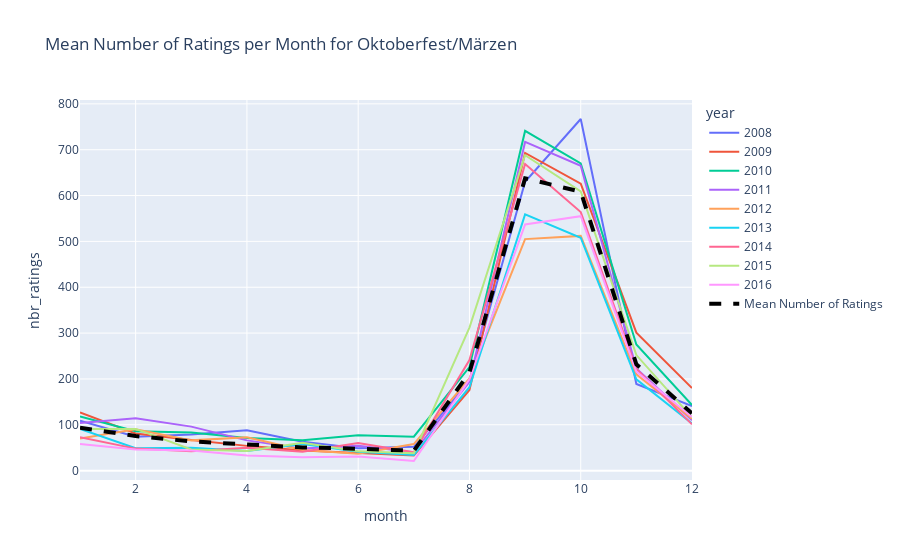

The code cell stored with this chart in its notebook:
### Markdown cell above
Let's now observe one of the beers' style variation of number of ratings during months.

### Code cell
sample_style = 'Oktoberfest/Märzen'

ratings_users_oktoberfest = ratings_users_top_styles_df[ratings_users_top_styles_df['style'] == sample_style]

# group by year_month and count the number of ratings per year_month
year_month_ratings_count_oktober = ratings_users_oktoberfest.groupby('year_month')['year_month'].count()

year_month_ratings_count_oktober = pd.DataFrame({'year_month': year_month_ratings_count_oktober.index, 'nbr_ratings': year_month_ratings_count_oktober.values})

year_month_ratings_count_oktober['year'] = year_month_ratings_count_oktober['year_month'].dt.year
year_month_ratings_count_oktober['month'] = year_month_ratings_count_oktober['year_month'].dt.month

# keep only rows where the year is greater than 2011 and less than 2017 
year_month_ratings_count_filtered = year_month_ratings_count_oktober[(year_month_ratings_count_oktober.year >= 2008) & (year_month_ratings_count_oktober.year < 2017)]

# compute the mean number of ratings per month
mean_ratings_per_month = year_month_ratings_count_filtered.groupby('month')['nbr_ratings'].mean().reset_index(name='mean_nbr_ratings')

# plot with plotly the mean number of ratings per month
fig = px.line(year_month_ratings_count_filtered, x='month', y='nbr_ratings', color='year', title='Mean Number of Ratings per Month for {}'.format(sample_style))
fig.add_trace(go.Scatter(x=year_month_ratings_count_filtered.month, y=mean_ratings_per_month.mean_nbr_ratings, mode='lines', name='Mean Number of Ratings', line=dict(color='black', dash='dash', width=4)))

fig.show()

### Figure 1 — Plotly figure (JSON) as saved in the notebook; plotly's stock layout.template omitted (floating-point values rounded to 4 significant figures)
{"data": [{"hovertemplate": "year=2008<br>month=%{x}<br>nbr_ratings=%{y}<extra></extra>", "legendgroup": "2008", "line": {"color": "#636efa", "dash": "solid"}, "marker": {"symbol": "circle"}, "mode": "lines", "name": "2008", "orientation": "v", "showlegend": true, "type": "scatter", "x": [1, 2, 3, 4, 5, 6, 7, 8, 9, 10, 11, 12], "xaxis": "x", "y": [109, 74, 79, 88, 63, 49, 52, 195, 630, 767, 189, 141], "yaxis": "y"}, {"hovertemplate": "year=2009<br>month=%{x}<br>nbr_ratings=%{y}<extra></extra>", "legendgroup": "2009", "line": {"color": "#EF553B", "dash": "solid"}, "marker": {"symbol": "circle"}, "mode": "lines", "name": "2009", "orientation": "v", "showlegend": true, "type": "scatter", "x": [1, 2, 3, 4, 5, 6, 7, 8, 9, 10, 11, 12], "xaxis": "x", "y": [127, 81, 67, 54, 44, 39, 33, 176, 693, 626, 301, 180], "yaxis": "y"}, {"hovertemplate": "year=2010<br>month=%{x}<br>nbr_ratings=%{y}<extra></extra>", "legendgroup": "2010", "line": {"color": "#00cc96", "dash": "solid"}, "marker": {"symbol": "circle"}, "mode": "lines", "name": "2010", "orientation": "v", "showlegend": true, "type": "scatter", "x": [1, 2, 3, 4, 5, 6, 7, 8, 9, 10, 11, 12], "xaxis": "x", "y": [118, 86, 83, 71, 66, 77, 74, 226, 741, 670, 275, 143], "yaxis": "y"}, {"hovertemplate": "year=2011<br>month=%{x}<br>nbr_ratings=%{y}<extra></extra>", "legendgroup": "2011", "line": {"color": "#ab63fa", "dash": "solid"}, "marker": {"symbol": "circle"}, "mode": "lines", "name": "2011", "orientation": "v", "showlegend": true, "type": "scatter", "x": [1, 2, 3, 4, 5, 6, 7, 8, 9, 10, 11, 12], "xaxis": "x", "y": [104, 114, 96, 66, 48, 54, 40, 194, 717, 665, 223, 110], "yaxis": "y"}, {"hovertemplate": "year=2012<br>month=%{x}<br>nbr_ratings=%{y}<extra></extra>", "legendgroup": "2012", "line": {"color": "#FFA15A", "dash": "solid"}, "marker": {"symbol": "circle"}, "mode": "lines", "name": "2012", "orientation": "v", "showlegend": true, "type": "scatter", "x": [1, 2, 3, 4, 5, 6, 7, 8, 9, 10, 11, 12], "xaxis": "x", "y": [70, 90, 66, 73, 45, 37, 58, 201, 505, 512, 210, 113], "yaxis": "y"}, {"hovertemplate": "year=2013<br>month=%{x}<br>nbr_ratings=%{y}<extra></extra>", "legendgroup": "2013", "line": {"color": "#19d3f3", "dash": "solid"}, "marker": {"symbol": "circle"}, "mode": "lines", "name": "2013", "orientation": "v", "showlegend": true, "type": "scatter", "x": [1, 2, 3, 4, 5, 6, 7, 8, 9, 10, 11, 12], "xaxis": "x", "y": [91, 49, 50, 43, 58, 41, 34, 182, 559, 508, 199, 103], "yaxis": "y"}, {"hovertemplate": "year=2014<br>month=%{x}<br>nbr_ratings=%{y}<extra></extra>", "legendgroup": "2014", "line": {"color": "#FF6692", "dash": "solid"}, "marker": {"symbol": "circle"}, "mode": "lines", "name": "2014", "orientation": "v", "showlegend": true, "type": "scatter", "x": [1, 2, 3, 4, 5, 6, 7, 8, 9, 10, 11, 12], "xaxis": "x", "y": [73, 48, 42, 50, 41, 60, 40, 241, 669, 564, 222, 101], "yaxis": "y"}, {"hovertemplate": "year=2015<br>month=%{x}<br>nbr_ratings=%{y}<extra></extra>", "legendgroup": "2015", "line": {"color": "#B6E880", "dash": "solid"}, "marker": {"symbol": "circle"}, "mode": "lines", "name": "2015", "orientation": "v", "showlegend": true, "type": "scatter", "x": [1, 2, 3, 4, 5, 6, 7, 8, 9, 10, 11, 12], "xaxis": "x", "y": [91, 91, 46, 43, 61, 42, 38, 312, 688, 609, 252, 116], "yaxis": "y"}, {"hovertemplate": "year=2016<br>month=%{x}<br>nbr_ratings=%{y}<extra></extra>", "legendgroup": "2016", "line": {"color": "#FF97FF", "dash": "solid"}, "marker": {"symbol": "circle"}, "mode": "lines", "name": "2016", "orientation": "v", "showlegend": true, "type": "scatter", "x": [1, 2, 3, 4, 5, 6, 7, 8, 9, 10, 11, 12], "xaxis": "x", "y": [58, 46, 44, 33, 29, 31, 21, 199, 537, 555, 216, 117], "yaxis": "y"}, {"line": {"color": "black", "dash": "dash", "width": 4}, "mode": "lines", "name": "Mean Number of Ratings", "type": "scatter", "x": [1, 2, 3, 4, 5, 6, 7, 8, 9, 10, 11, 12, 1, 2, 3, 4, 5, 6, 7, 8, 9, 10, 11, 12, 1, 2, 3, 4, 5, 6, 7, 8, 9, 10, 11, 12, 1, 2, 3, 4, 5, 6, 7, 8, 9, 10, 11, 12, 1, 2, 3, 4, 5, 6, 7, 8, 9, 10, 11, 12, 1, 2, 3, 4, 5, 6, 7, 8, 9, 10, 11, 12, 1, 2, 3, 4, 5, 6, 7, 8, 9, 10, 11, 12, 1, 2, 3, 4, 5, 6, 7, 8, 9, 10, 11, 12, 1, 2, 3, 4, 5, 6, 7, 8, 9, 10, 11, 12], "y": [93.44, 75.44, 63.67, 57.89, 50.56, 47.78, 43.33, 214, 637.7, 608.4, 231.9, 124.9]}], "layout": {"legend": {"title": {"text": "year"}, "tracegroupgap": 0}, "title": {"text": "Mean Number of Ratings per Month for Oktoberfest/Märzen"}, "xaxis": {"anchor": "y", "domain": [0, 1], "title": {"text": "month"}}, "yaxis": {"anchor": "x", "domain": [0, 1], "title": {"text": "nbr_ratings"}}}}
